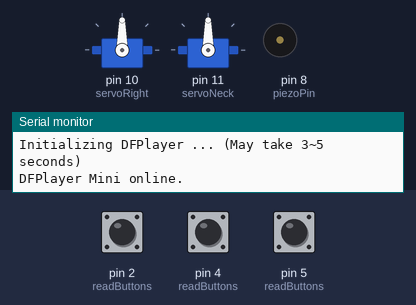
Recording of a sketch running on a simulated Arduino Uno, built with avr-gcc and run on an emulated ATmega328P. Parts: 2 × servo, buzzer (waves = sounding), the last lines printed to the serial monitor. Inputs (shaded band) come from the test bench; at power-on: pin 2 (readButtons) LOW, pin 5 (readButtons) LOW, pin 4 (readButtons) LOW. Random numbers use the default seed unless the sketch sets one; the audio player accepts every command and is not drawn.

Above: at 1.7 s.
1.8 s: pin 2 (readButtons) pulled HIGH for 0.15 s
3.4 s: pin 5 (readButtons) pulled HIGH for 0.15 s
At 4.6 s:
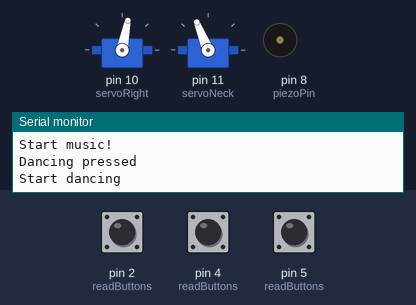
At 5.4 s:
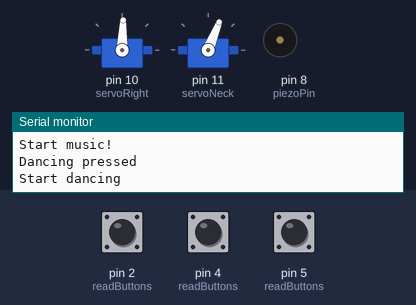
6.5 s: pin 4 (readButtons) pulled HIGH for 1 s
At 7.6 s:
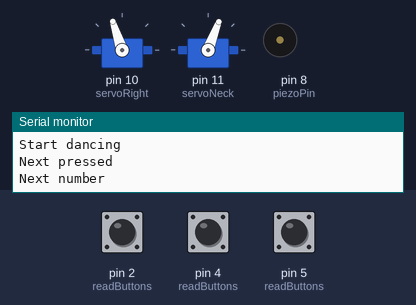
10.5 s: pin 2 (readButtons) pulled HIGH for 1 s
At 10.5 s:
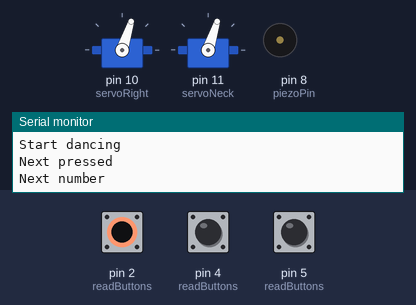
13.2 s: pin 2 (readButtons) driven HIGH and pin 4 (readButtons) driven HIGH
16.2 s: pin 2 (readButtons) driven LOW
Timing chart, 0 to 19.2 s (numbered marks = the images above; inputs shaded):
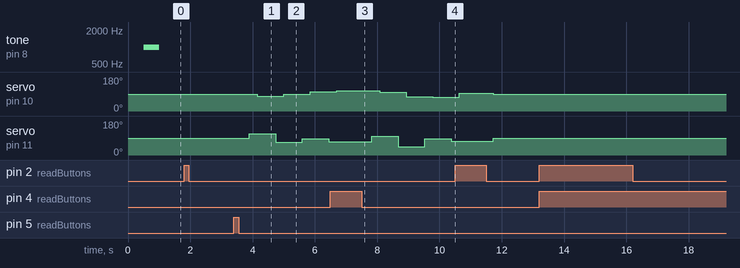

The sketch:

ponko.ino
```cpp
#include <DFRobotDFPlayerMini.h>
#include <Servo.h>
#include "SoftwareSerial.h"

int buttonToggleStartState = 0;
int buttonNextState = 0;
int buttonToggleDancingState = 0;

int isPlaying = 0;
int isPartyMode = 0;
int isDancing = 0;
int initBeeped = 0;
Servo servoRight;
Servo servoNeck;

SoftwareSerial mySoftwareSerial(12, 13); // RX, TX
DFRobotDFPlayerMini myDFPlayer;
void printDetail(uint8_t type, int value);

int piezoPin = 8;

void setup()
{
  pinMode(2, INPUT);
  pinMode(4, INPUT);
  pinMode(5, INPUT);
  servoRight.attach(10);
  servoNeck.attach(11);
  Serial.begin(9600);

  servoNeck.write(90);
  servoRight.write(90);
  mySoftwareSerial.begin(9600);
  Serial.begin(115200);
  Serial.println(F("Initializing DFPlayer ... (May take 3~5 seconds)"));

  if (!myDFPlayer.begin(mySoftwareSerial)) {
    Serial.println(F("Unable to begin:"));
    Serial.println(F("1.Please recheck the connection!"));
    Serial.println(F("2.Please insert the SD card!"));
    while (true);
  }
  Serial.println(F("DFPlayer Mini online."));

  myDFPlayer.volume(25);  //Set volume value. From 0 to 30
}

void loop() {
  if (initBeeped == 0) {
    beep(500);
    initBeeped = 1;
  }

  readButtons();
  if (buttonToggleStartState == 1) {
    Serial.println("Start music!");
    resetButtons();
    isPlaying = 1;
    playMusic();
    partyMode();
    delay(500);
  }
}

void readButtons() {
  buttonToggleStartState = digitalRead(2);
  buttonNextState = digitalRead(4);
  buttonToggleDancingState = digitalRead(5);
  if (buttonToggleStartState == 1) {
    Serial.println("Toggle start pressed");
  }
  if (buttonNextState == 1) {
    Serial.println("Next pressed");
  }
  if (buttonToggleDancingState == 1) {
    Serial.println("Dancing pressed");
  }
}

void resetButtons() {
  buttonToggleStartState = 0;
  buttonNextState = 0;
  buttonToggleDancingState = 0;
  delay(500);
}

void partyMode() {
  while (isPlaying) {
    readButtons();
    if (buttonToggleStartState == 1) {
      resetButtons();
      if (isDancing == 1) {
        Serial.println("Stop music and dancing");
      } else {
        Serial.println("Stop music");
      }
      isPlaying = 0;
      isDancing = 0;
      servoNeck.write(90);
      servoRight.write(90);
      myDFPlayer.stop();
      resetButtons();
    }
    else if (buttonNextState == 1) {
      Serial.println("Next number");
      nextNumber();
      resetButtons();
    }
    else if (buttonToggleDancingState == 1) {
      if (isDancing == 0) {
        Serial.println("Start dancing");
        isDancing = 1;
      }
      else {
        Serial.println("Stop dancing");
        isDancing = 0;
      }
      resetButtons();
    }

    if (isPlaying == 1 && isDancing == 1) {
      moveNeck();
      moveArms();
    }
  }
}

void playMusic() {
  myDFPlayer.play(1);  //Play the first mp3
}

void nextNumber() {
  myDFPlayer.next();
}

void moveNeck() {
  int position = random(45,135);
  servoNeck.write(position);
  delay(250);
}

void moveArms() {
  int position = random(70, 110);
  servoRight.write(position);
  delay(600);
}

void beep(int delayms) {
  tone(piezoPin, 1000, 500);
  delay(100);
}
```

Measured:
- after the input at 3.4 s, servo on pin 10 (servoRight): 90° → 79° after 0.75 s, → 88° 0.85 s later, → 102° 0.85 s later; servo on pin 11 (servoNeck): 90° → 112° after 0.50 s, → 68° 0.85 s later, → 85° 0.85 s later, → 69° 0.85 s later
